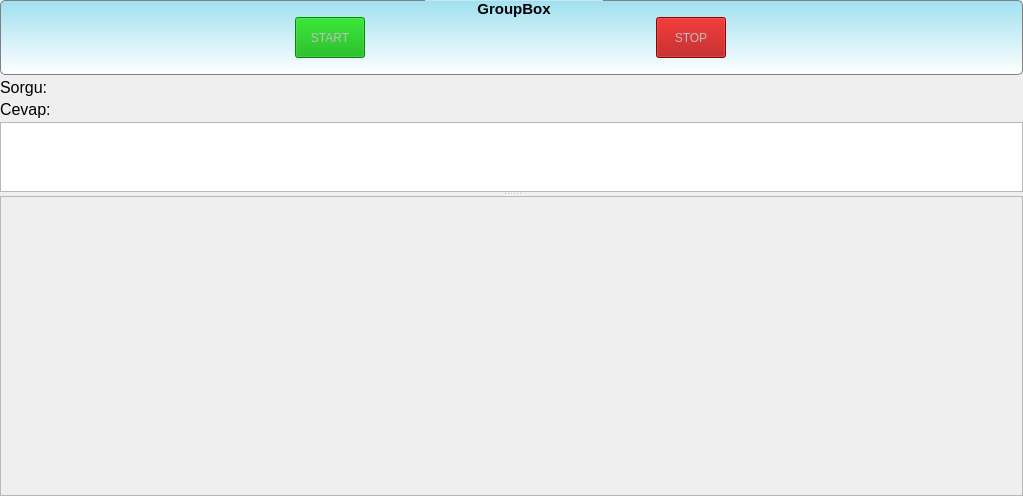
<?xml version="1.0" encoding="UTF-8"?>
<ui version="4.0">
 <class>WdgTest</class>
 <widget class="QWidget" name="WdgTest">
  <property name="geometry">
   <rect>
    <x>0</x>
    <y>0</y>
    <width>1023</width>
    <height>490</height>
   </rect>
  </property>
  <property name="windowTitle">
   <string>Form</string>
  </property>
  <layout class="QVBoxLayout" name="verticalLayout_2">
   <property name="spacing">
    <number>3</number>
   </property>
   <property name="leftMargin">
    <number>0</number>
   </property>
   <property name="topMargin">
    <number>0</number>
   </property>
   <property name="rightMargin">
    <number>0</number>
   </property>
   <property name="bottomMargin">
    <number>0</number>
   </property>
   <item>
    <widget class="QGroupBox" name="grpToolBox">
     <property name="minimumSize">
      <size>
       <width>0</width>
       <height>75</height>
      </size>
     </property>
     <property name="maximumSize">
      <size>
       <width>16777215</width>
       <height>75</height>
      </size>
     </property>
     <property name="font">
      <font>
       <pointsize>11</pointsize>
       <weight>75</weight>
       <bold>true</bold>
      </font>
     </property>
     <property name="styleSheet">
      <string notr="true">QGroupBox {
    background-color: qlineargradient(x1: 0, y1: 0, x2: 0, y2: 1, stop: 0 #A0E0F0, stop: 1 #FFFFFF);
    border: 1px solid gray;
    border-radius: 5px;
    margin-top: 6ex; /* leave space at the top for the title */
}

QGroupBox::title {
    subcontrol-origin: margin;
    subcontrol-position: top center; /* position at the top center */
    padding: 0px 50px;
  /*  background-color: qlineargradient(x1: 0, y1: 0, x2: 0, y2: 1, stop: 0 #FF0ECE, stop: 1 #FFFFFF); */
}</string>
     </property>
     <property name="title">
      <string>GroupBox</string>
     </property>
     <property name="alignment">
      <set>Qt::AlignCenter</set>
     </property>
     <property name="flat">
      <bool>true</bool>
     </property>
     <layout class="QHBoxLayout" name="horizontalLayout">
      <item>
       <widget class="QToolButton" name="btnStart">
        <property name="enabled">
         <bool>false</bool>
        </property>
        <property name="minimumSize">
         <size>
          <width>60</width>
          <height>41</height>
         </size>
        </property>
        <property name="maximumSize">
         <size>
          <width>70</width>
          <height>41</height>
         </size>
        </property>
        <property name="styleSheet">
         <string notr="true">background-color: rgb(0, 170, 0);</string>
        </property>
        <property name="text">
         <string>START</string>
        </property>
        <property name="icon">
         <iconset resource="../icons/icons.qrc">
          <normaloff>:/icons/uploadfile.png</normaloff>:/icons/uploadfile.png</iconset>
        </property>
        <property name="iconSize">
         <size>
          <width>24</width>
          <height>24</height>
         </size>
        </property>
        <property name="toolButtonStyle">
         <enum>Qt::ToolButtonTextBesideIcon</enum>
        </property>
       </widget>
      </item>
      <item>
       <widget class="QToolButton" name="btnStop">
        <property name="enabled">
         <bool>false</bool>
        </property>
        <property name="minimumSize">
         <size>
          <width>60</width>
          <height>41</height>
         </size>
        </property>
        <property name="maximumSize">
         <size>
          <width>70</width>
          <height>41</height>
         </size>
        </property>
        <property name="styleSheet">
         <string notr="true">background-color: rgb(170, 0, 0);</string>
        </property>
        <property name="text">
         <string>STOP</string>
        </property>
        <property name="icon">
         <iconset resource="../icons/icons.qrc">
          <normaloff>:/icons/downloadfile.png</normaloff>:/icons/downloadfile.png</iconset>
        </property>
        <property name="iconSize">
         <size>
          <width>24</width>
          <height>24</height>
         </size>
        </property>
        <property name="toolButtonStyle">
         <enum>Qt::ToolButtonTextBesideIcon</enum>
        </property>
       </widget>
      </item>
     </layout>
    </widget>
   </item>
   <item>
    <widget class="QLabel" name="lblReguest">
     <property name="maximumSize">
      <size>
       <width>16777215</width>
       <height>30</height>
      </size>
     </property>
     <property name="font">
      <font>
       <pointsize>12</pointsize>
      </font>
     </property>
     <property name="text">
      <string>Sorgu:</string>
     </property>
    </widget>
   </item>
   <item>
    <widget class="QLabel" name="lblResponse">
     <property name="maximumSize">
      <size>
       <width>16777215</width>
       <height>30</height>
      </size>
     </property>
     <property name="font">
      <font>
       <pointsize>12</pointsize>
      </font>
     </property>
     <property name="text">
      <string>Cevap:</string>
     </property>
    </widget>
   </item>
   <item>
    <layout class="QVBoxLayout" name="verticalLayout">
     <item>
      <widget class="QSplitter" name="splitter">
       <property name="frameShape">
        <enum>QFrame::NoFrame</enum>
       </property>
       <property name="midLineWidth">
        <number>0</number>
       </property>
       <property name="orientation">
        <enum>Qt::Vertical</enum>
       </property>
       <widget class="QTableView" name="tableView"/>
       <widget class="QScrollArea" name="scrollArea">
        <property name="minimumSize">
         <size>
          <width>0</width>
          <height>300</height>
         </size>
        </property>
        <property name="styleSheet">
         <string notr="true">QGroupBox {
    background-color: qlineargradient(x1: 0, y1: 0, x2: 0, y2: 1, stop: 0 #A0E0F0, stop: 1 #FFFFFF);
    border: 1px solid gray;
    border-radius: 5px;
    margin-top: 3ex; /* leave space at the top for the title */
}

QGroupBox::title {
    subcontrol-origin: margin;
    subcontrol-position: top left; /* position at the top center */
    padding: 0px 30px;
	border: 1px solid gray;
	border-radius: 3px;
	min-height: 25px;
    background-color: qlineargradient(x1: 0, y1: 0, x2: 0, y2: 1, stop: 0 #FFFFFF, stop: 1 #A0E0F0); 
}</string>
        </property>
        <property name="widgetResizable">
         <bool>true</bool>
        </property>
        <property name="alignment">
         <set>Qt::AlignCenter</set>
        </property>
        <widget class="QWidget" name="scrollAreaWidgetContents">
         <property name="geometry">
          <rect>
           <x>0</x>
           <y>0</y>
           <width>1019</width>
           <height>298</height>
          </rect>
         </property>
         <property name="layoutDirection">
          <enum>Qt::LeftToRight</enum>
         </property>
         <property name="autoFillBackground">
          <bool>true</bool>
         </property>
        </widget>
       </widget>
      </widget>
     </item>
    </layout>
   </item>
  </layout>
 </widget>
 <resources>
  <include location="../icons/icons.qrc"/>
 </resources>
 <connections/>
</ui>
